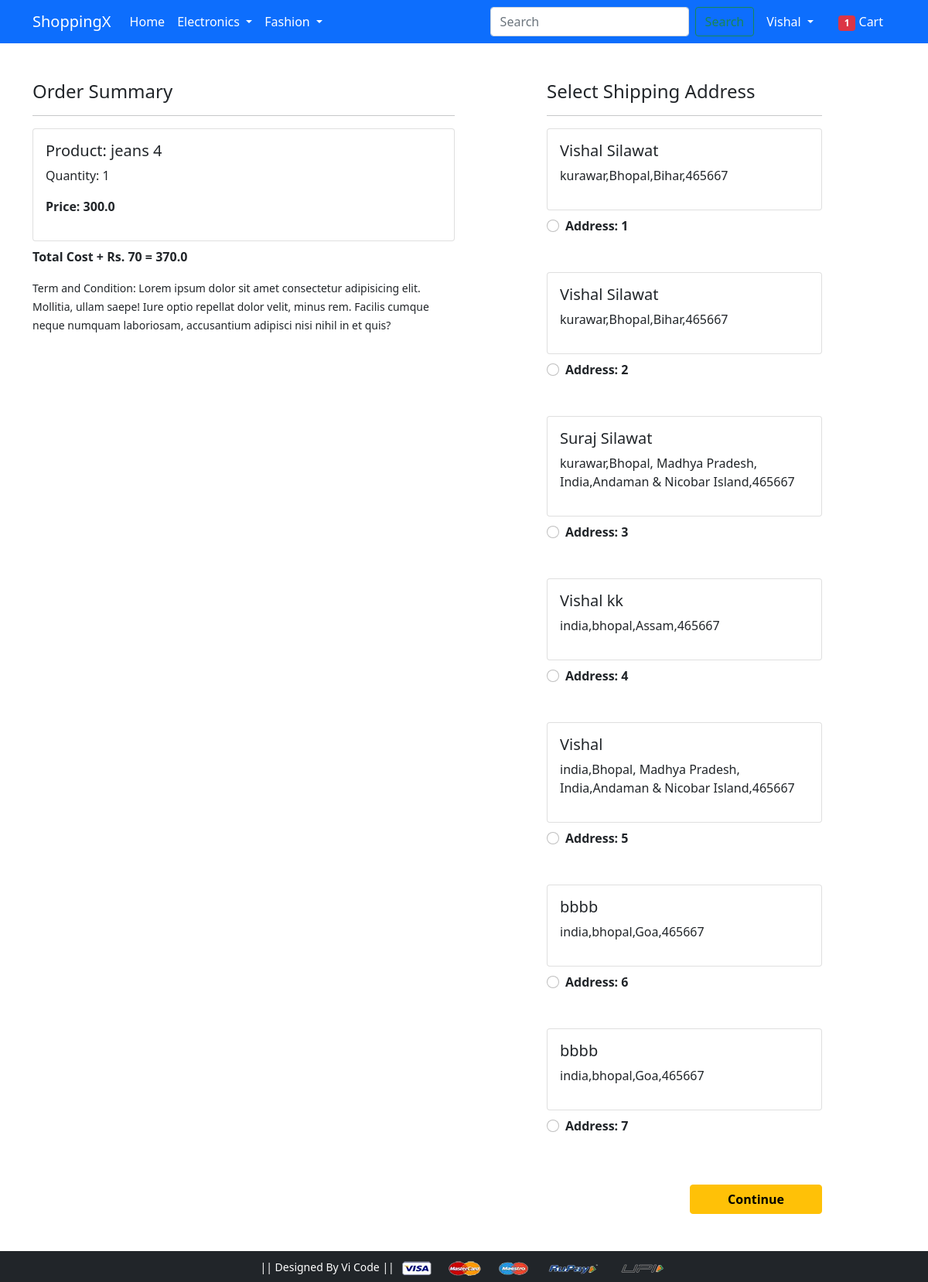
/checkout/ (signed in), run on an earlier commit of the app's database.
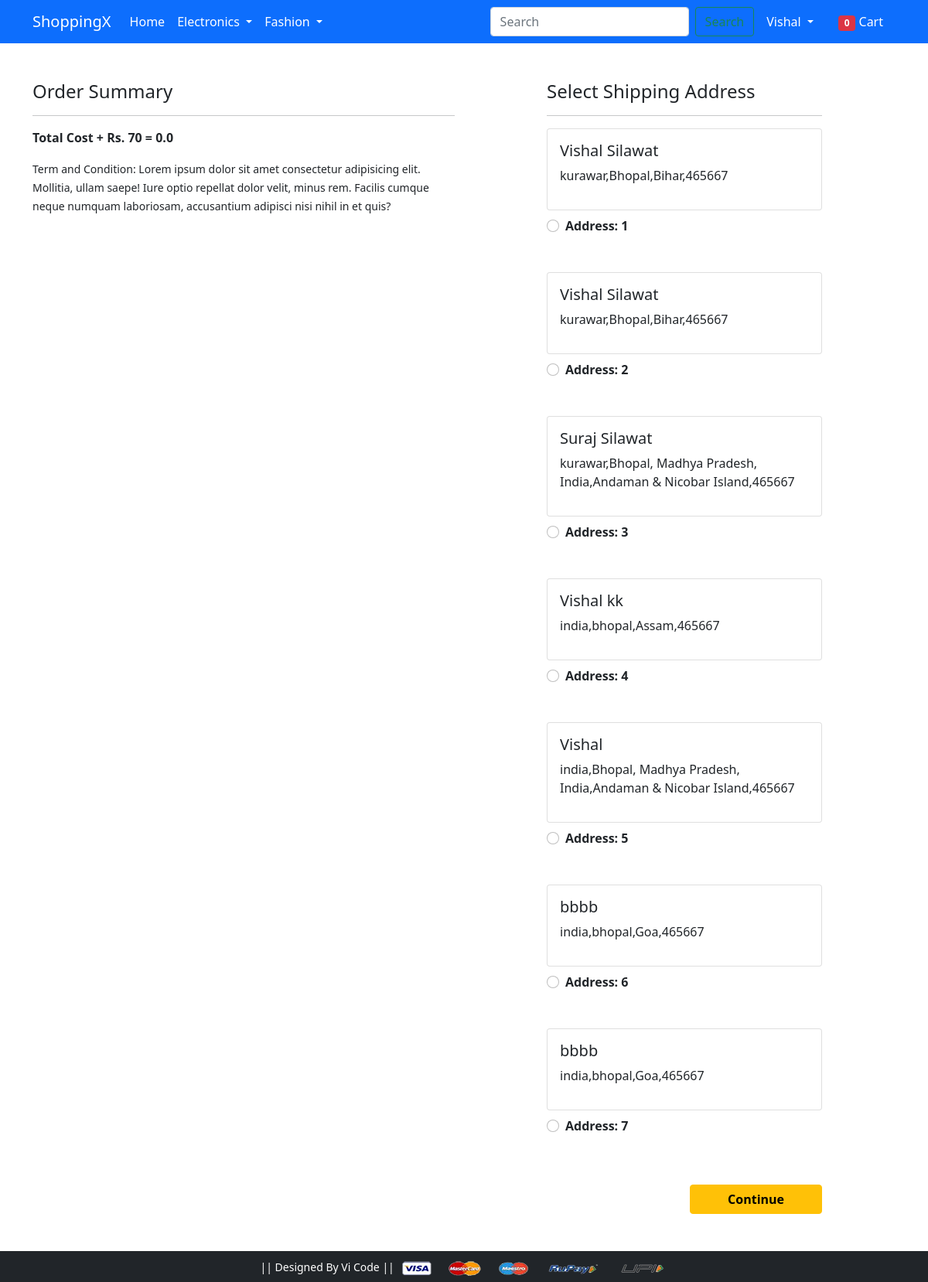
And on a later commit of the database.
### app/models.py (models this page shows, shortened)
class Cart(models.Model):
    user = models.ForeignKey(User, on_delete=models.CASCADE)
    product = models.ForeignKey(Product, on_delete=models.CASCADE)
    quantity  = models.PositiveIntegerField(default=1)
    @property
    def total_cost(self):
        return self.quantity * self.product.discounted_price

class Product(models.Model):
    title = models.CharField(max_length=100)
    selling_price = models.FloatField()
    discounted_price = models.FloatField()
    description = models.TextField()
    brand = models.CharField(max_length=100)
    category = models.CharField(choices=CATEGORY_CHOICES, max_length=2)
    product_image = models.ImageField(upload_to='productimg')

class Customer(models.Model):
    user = models.ForeignKey(User, on_delete=models.CASCADE)
    name = models.CharField(max_length=200)
    locality = models.CharField(max_length=200)
    city = models.CharField(max_length=50)
    zipcode = models.IntegerField()
    state = models.CharField(choices=STATE_CHOICES, max_length=50)

### app/views.py (the view)
# urls.py: path('checkout/', views.checkout, name='checkout'),
def checkout(request):
 totalitem = 0
 if request.user.is_authenticated:
  totalitem = len(Cart.objects.filter(user=request.user))
 user = request.user
 add = Customer.objects.filter(user=user)
 cart_items = Cart.objects.filter(user=user)
 amount = 0.0
 shipping_amount = 70.0
 total_amount = 0.0
 cart_product = [p for p in Cart.objects.all() if p.user == request.user]
 if cart_product:
  for p in cart_product:
   tempamount = (p.quantity * p.product.discounted_price)
   amount += tempamount
  total_amount = amount + shipping_amount
 return render(request, 'app/checkout.html',{'add':add,'totalamount':total_amount, 'cart_items':cart_items,'totalitem':totalitem})

### app/templates/app/checkout.html (shortened to what this page needs)
{% extends 'app/base.html' %}
{% load static %}
{% block main-content %}
<div class="container">
 <div class="row mt-5">
  <div class="col-sm-6">
    <h4>Order Summary</h4>
    <hr>
    {% for item in cart_items %}
      <div class="card mb-2">
        <div class="card-body">
          <h5>Product: {{item.product.title}}</h5>
          <p>Quantity: {{item.quantity}}</p>
          <p class="fw-bold">Price: {{item.total_cost}}</p>
        </div>
      </div>
      {% endfor %}
      <p class="fw-bold">Total Cost + Rs. 70 = {{totalamount}}</p>
    <small>Term and Condition: Lorem ipsum dolor sit amet consectetur adipisicing elit. Mollitia, ullam saepe! Iure optio repellat dolor velit, minus rem. Facilis cumque neque numquam laboriosam, accusantium adipisci nisi nihil in et quis?</small>
  </div>
  <div class="col-sm-4 offset-sm-1">
    <h4>Select Shipping Address</h4>
    <hr>
    <form action="/paymentdone">
      {% for ad in add %}
      <div class="card">
        <div class="card-body">
        <h5>{{ad.name}}</h5>
        <p>{{ad.locality}},{{ad.city}},{{ad.state}},{{ad.zipcode}}</p>
        </div>
      </div>
        <div class="form-check mt-2 mb-5">
          <input class="form-check-input" type="radio" name ='custid' id='custadd{{forloop.counter}}' value="{{ad.id}}">
          <label class="form-check-label fw-bold" for="custadd{{forloop.counter}}">
            Address: {{forloop.counter}} </label>
        </div>
        {% endfor %}
        <div class="text-end">
          <button type="submit" class="btn btn-warning mt-3 px-5 fw-bold">Continue</button>
        </div>
      </form>
    </div>
  </div>
</div>
{% endblock main-content %}

### app/templates/app/base.html (shortened to what this page needs)
<!doctype html>
{% load static %}
<html lang="en">
  <head>
    <link href="https://cdn.jsdelivr.net/npm/bootstrap@5.0.0-beta1/dist/css/bootstrap.min.css" rel="stylesheet">
    <link rel="stylesheet" href="{% static 'app/css/owl.carousel.min.css' %}">
    <link rel="stylesheet" href="{% static 'app/css/all.min.css' %}">
    <link rel="stylesheet" href="{% static 'app/css/style.css' %}">
  </head>
  <body>
    <nav class="navbar navbar-expand-lg navbar-dark bg-primary">
     <div class="container">
       <a class="navbar-brand" href="/">ShoppingX</a>
       <div class="collapse navbar-collapse" id="navbarSupportedContent">
         <ul class="navbar-nav me-auto mb-2 mb-lg-0">
           <li class="nav-item">
             <a class="nav-link active" aria-current="page" href="/">Home</a>
           </li>
           <li class="nav-item dropdown">
             <a class="nav-link dropdown-toggle text-white" href="#" id="electronicsDropdown" role="button" data-bs-toggle="dropdown" aria-expanded="false">
               Electronics
             </a>
           </li>
           <li class="nav-item dropdown">
             <a class="nav-link dropdown-toggle text-white" href="#" id="fashionDropdown" role="button" data-bs-toggle="dropdown" aria-expanded="false">
               Fashion
             </a>
           </li>
         </ul>
    <form class="d-flex" role="search" method="get" action="{% url 'search' %}">
  <input class="form-control me-2" type="search" placeholder="Search" name="query" aria-label="Search">
  <button class="btn btn-outline-success" type="submit">Search</button>
</form>
        <div>
          <ul class="navbar-nav me-auto mb-2 mb-lg-0">
          {% if request.user.is_authenticated %}
           <li class="nav-item dropdown mx-2">
              <a class="nav-link dropdown-toggle text-white" href="#" id="profileDropdown" role="button" data-bs-toggle="dropdown" aria-expanded="false">
                {{request.user.username|capfirst}}
              </a>
            </li>
            <li class="nav-item mx-2">
             <a href="{% url 'showcart' %}" class="nav-link text-white"><span class="badge bg-danger">{{totalitem}}</span> Cart </a>
            </li>
          {% endif %}
          </ul>
         </div>
       </div>
     </div>
    </nav>
    {% block main-content %} {% endblock main-content %}
    <footer class="container-fluid bg-dark text-center p-2 mt-5">
        <small class="text-white">|| Designed By Vi Code || </small>
        <img src="{% static 'app/images/payment.png' %}" alt="" srcset="" class="img-fluid" height="2px">
    </footer>
  </body>
</html>

What changed in the data, as far as the page shows it:
removed Cart: product "jeans 4", quantity "1", total_cost "300.0"
Also different on the page:
{{ totalitem }}: "1" → "0"
{{ totalamount }}: "370.0" → "0.0"
